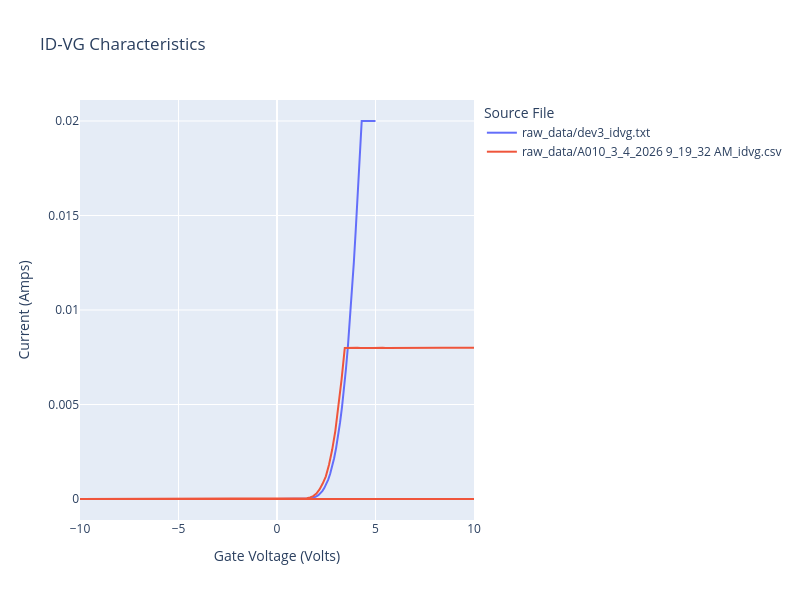

Write notebook code for a chart like this one.
### Code cell
# Combine both dataframes
idvg_combined = pd.concat([idvg_df, idvg_df_joshua], ignore_index=True)

if idvg_combined.empty:
    print("No ID-VG data found in the DataFrame.")
else:
    fig_idvg = px.line(
        idvg_combined,
        x="Gate Voltage",
        y=["Drain Current", "Gate Current"],
        color="source_file",
        title="ID-VG Characteristics",
    )

    fig_idvg.update_layout(
        xaxis_title="Gate Voltage (Volts)",
        yaxis_title="Current (Amps)",
        legend_title="Source File",
        width=800,
        height=600,
        yaxis_type="linear",  # Logarithmic scale for current to better visualize low currents
    )
    fig_idvg.show()
